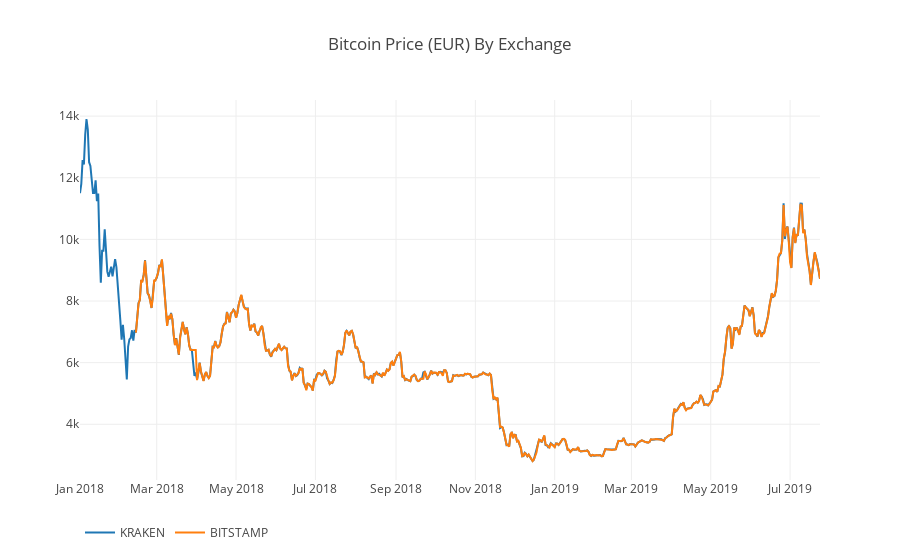

Write notebook code for a chart like this one.
### Markdown cell above
We can now easily generate a graph for the Bitcoin pricing data:

### Code cell
df_scatter(btc_eur_datasets, 'Bitcoin Price (EUR) By Exchange')

### Figure 1 — Plotly figure (JSON) as saved in the notebook; plotly's stock layout.template omitted (floating-point values rounded to 4 significant figures; data arrays with more than 128 entries replaced by an {"elided": "..."} marker saying what was removed)
{"data": [{"name": "KRAKEN", "type": "scatter", "uid": "cd40642d-50e0-4457-be1b-2f0c400c6d6c", "visible": true, "x": {"elided": "570 str values"}, "y": {"elided": "570 float values"}}, {"name": "BITSTAMP", "type": "scatter", "uid": "9b855b51-00f2-4656-a91a-509ab4f17f25", "visible": true, "x": {"elided": "570 str values"}, "y": {"elided": "570 float values"}}], "layout": {"legend": {"orientation": "h"}, "title": {"text": "Bitcoin Price (EUR) By Exchange"}, "xaxis": {"type": "date"}, "yaxis": {"showticklabels": true, "title": {"text": ""}, "type": "linear"}}}
